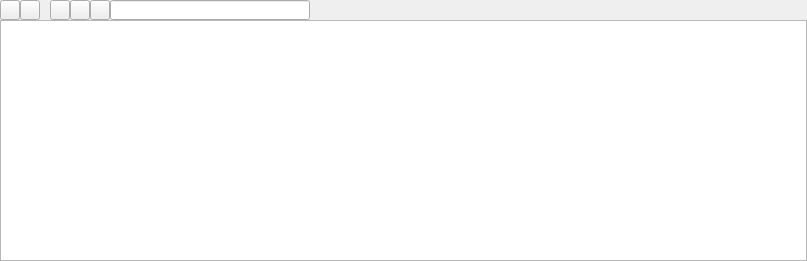
<?xml version="1.0" encoding="UTF-8"?>
<ui version="4.0">
 <class>LoggerDockWidget</class>
 <widget class="QWidget" name="LoggerDockWidget">
  <property name="geometry">
   <rect>
    <x>0</x>
    <y>0</y>
    <width>807</width>
    <height>261</height>
   </rect>
  </property>
  <property name="windowTitle">
   <string>Logger</string>
  </property>
  <layout class="QVBoxLayout" name="verticalLayout">
   <property name="spacing">
    <number>0</number>
   </property>
   <property name="leftMargin">
    <number>0</number>
   </property>
   <property name="topMargin">
    <number>0</number>
   </property>
   <property name="rightMargin">
    <number>0</number>
   </property>
   <property name="bottomMargin">
    <number>0</number>
   </property>
   <item>
    <widget class="QWidget" name="title_bar" native="true">
     <layout class="QHBoxLayout" name="horizontalLayout">
      <property name="spacing">
       <number>0</number>
      </property>
      <property name="leftMargin">
       <number>0</number>
      </property>
      <property name="topMargin">
       <number>0</number>
      </property>
      <property name="rightMargin">
       <number>0</number>
      </property>
      <property name="bottomMargin">
       <number>0</number>
      </property>
      <item>
       <widget class="QToolButton" name="clear">
        <property name="minimumSize">
         <size>
          <width>20</width>
          <height>20</height>
         </size>
        </property>
        <property name="maximumSize">
         <size>
          <width>20</width>
          <height>20</height>
         </size>
        </property>
        <property name="text">
         <string/>
        </property>
        <property name="checkable">
         <bool>true</bool>
        </property>
       </widget>
      </item>
      <item>
       <widget class="QToolButton" name="merge">
        <property name="minimumSize">
         <size>
          <width>20</width>
          <height>20</height>
         </size>
        </property>
        <property name="maximumSize">
         <size>
          <width>20</width>
          <height>20</height>
         </size>
        </property>
        <property name="text">
         <string/>
        </property>
        <property name="checkable">
         <bool>true</bool>
        </property>
       </widget>
      </item>
      <item>
       <spacer name="horizontalSpacer_2">
        <property name="orientation">
         <enum>Qt::Horizontal</enum>
        </property>
        <property name="sizeType">
         <enum>QSizePolicy::Fixed</enum>
        </property>
        <property name="sizeHint" stdset="0">
         <size>
          <width>10</width>
          <height>20</height>
         </size>
        </property>
       </spacer>
      </item>
      <item>
       <widget class="QToolButton" name="error">
        <property name="minimumSize">
         <size>
          <width>20</width>
          <height>20</height>
         </size>
        </property>
        <property name="maximumSize">
         <size>
          <width>20</width>
          <height>20</height>
         </size>
        </property>
        <property name="text">
         <string/>
        </property>
        <property name="checkable">
         <bool>true</bool>
        </property>
       </widget>
      </item>
      <item>
       <widget class="QToolButton" name="warning">
        <property name="minimumSize">
         <size>
          <width>20</width>
          <height>20</height>
         </size>
        </property>
        <property name="maximumSize">
         <size>
          <width>20</width>
          <height>20</height>
         </size>
        </property>
        <property name="text">
         <string/>
        </property>
        <property name="checkable">
         <bool>true</bool>
        </property>
       </widget>
      </item>
      <item>
       <widget class="QToolButton" name="info">
        <property name="minimumSize">
         <size>
          <width>20</width>
          <height>20</height>
         </size>
        </property>
        <property name="maximumSize">
         <size>
          <width>20</width>
          <height>20</height>
         </size>
        </property>
        <property name="text">
         <string/>
        </property>
        <property name="checkable">
         <bool>true</bool>
        </property>
       </widget>
      </item>
      <item>
       <widget class="QLineEdit" name="search">
        <property name="sizePolicy">
         <sizepolicy hsizetype="Fixed" vsizetype="Fixed">
          <horstretch>0</horstretch>
          <verstretch>0</verstretch>
         </sizepolicy>
        </property>
        <property name="minimumSize">
         <size>
          <width>200</width>
          <height>20</height>
         </size>
        </property>
        <property name="maximumSize">
         <size>
          <width>200</width>
          <height>20</height>
         </size>
        </property>
        <property name="clearButtonEnabled">
         <bool>true</bool>
        </property>
       </widget>
      </item>
      <item>
       <spacer name="horizontalSpacer">
        <property name="orientation">
         <enum>Qt::Horizontal</enum>
        </property>
        <property name="sizeHint" stdset="0">
         <size>
          <width>494</width>
          <height>20</height>
         </size>
        </property>
       </spacer>
      </item>
     </layout>
    </widget>
   </item>
   <item>
    <widget class="QListWidget" name="list"/>
   </item>
  </layout>
 </widget>
 <resources/>
 <connections/>
</ui>
